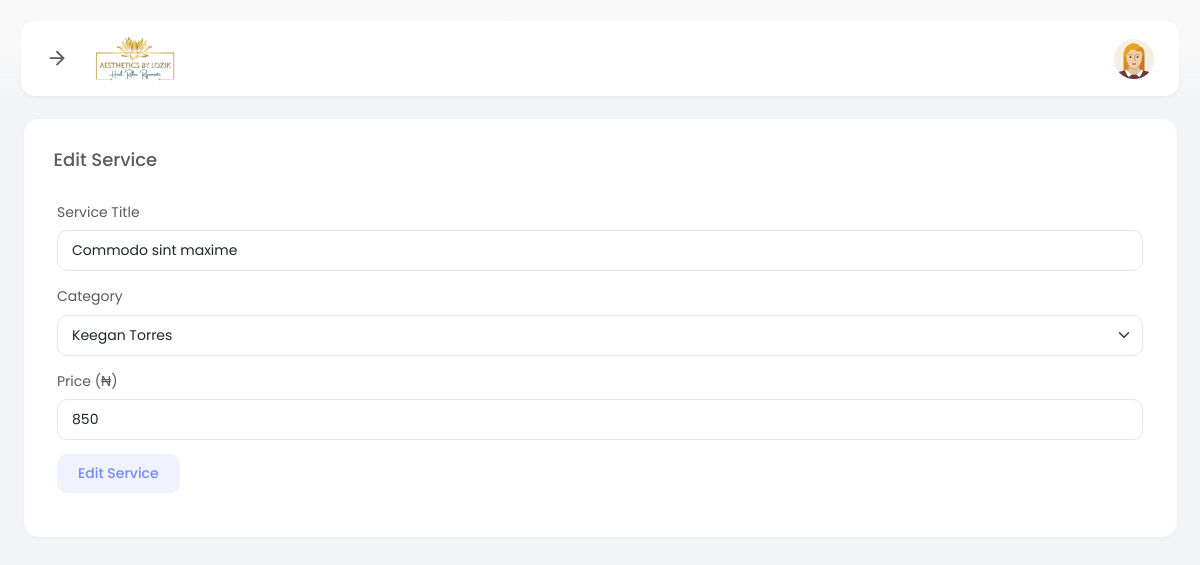
/manager/edit-service.php?pid=3 (signed in), run on the app's committed database.
### tables this page shows
CREATE TABLE `services` (
  `id` int(11) NOT NULL,
  `title` varchar(255) NOT NULL,
  `price` float NOT NULL,
  `category_id` int(11) NOT NULL,
  `created_at` datetime NOT NULL DEFAULT current_timestamp()
);

CREATE TABLE `service_categories` (
  `id` int(11) NOT NULL,
  `category_name` varchar(150) NOT NULL,
  `created_at` datetime NOT NULL DEFAULT current_timestamp()
);

### manager/edit-service.php (the view, shortened to what this page needs)
<?php
include_once "../config.php";
if (isset($_GET["pid"])) {
  $id = $_GET["pid"];
} else {
  echo "<script>location.href='services.php'</script>";
}
$getServices = mysqli_query($conn, "SELECT s.*, c.category_name FROM `services` as s JOIN `service_categories` as c ON s.category_id = c.id WHERE s.id = '$id'");
$service = mysqli_fetch_assoc($getServices);
?>
<!DOCTYPE html>
<html lang="en">
<head>
  <link href="assets/plugins/bootstrap/css/bootstrap.min.css" rel="stylesheet">
  <link href="assets/plugins/font-awesome/css/all.min.css" rel="stylesheet">
  <link href="assets/plugins/perfectscroll/perfect-scrollbar.css" rel="stylesheet">
  <link href="assets/css/main.min.css" rel="stylesheet">
  <link href="assets/css/custom.css" rel="stylesheet">
</head>
<body>
  <div class="page-container">
    <?php include("components/menu.php"); ?>
    <div class="page-content">
      <div class="main-wrapper">
        <div class="row">
          <div class="col">
            <div class="card">
              <div class="card-body">
                <h5 class="card-title">Edit Service</h5>
                <form method="post" enctype="multipart/form-data">
                  <div class="row">
                    <div class="col-12 mb-3">
                      <label class="form-label">Service Title</label>
                      <input type="text" name="title" class="form-control" value="<?= $service['title'] ?>"
                        placeholder="Teeth Whitening ..." required>
                    </div>
                    <div class="col-12 mb-3">
                      <label class="form-label">Category</label>
                      <select name="category" id="" class="form-control form-select" required>
                        <?php
                        $getCategory = mysqli_query($conn, "SELECT * FROM `service_categories`");
                        if (mysqli_num_rows($getCategory) > 0) {
                          while ($row = mysqli_fetch_assoc($getCategory)) {
                            ?>
                            <option value='<?= $row["id"] ?>' <?= $service['category_id'] == $row['id'] ? "selected" : "" ?>>
                              <?= $row["category_name"] ?>
                            </option>
                            <?php
                          }
                        } else {
                          echo "<option value='' disabled>No Category Found</option>";
                        }
                        ?>
                      </select>
                    </div>
                    <div class="col-12 mb-3">
                      <label class="form-label">Price (₦)</label>
                      <input type="number" name="price" value="<?= $service['price'] ?>" class="form-control"
                        placeholder="50000" required>
                    </div>
                    <div class="col-12 mb-3">
                      <input type="submit" name="add" value="Edit Service" class="btn btn-primary">
                    </div>
                  </div>
                </form>
              </div>
            </div>
          </div>
        </div>
      </div>
    </div>
  </div>
</body>
</html>

### data on the page
services: title "Commodo sint maxime", category "Keegan Torres", price "850"
